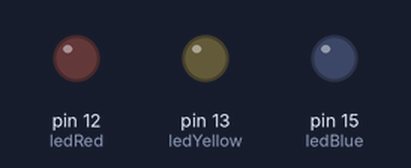
Bench run of a sketch on a simulated Arduino Uno, built with avr-gcc and run on an emulated ATmega328P. Parts: output pins drawn as LEDs (lit = HIGH).

Above: at 0.2 s.
At 2.0 s:
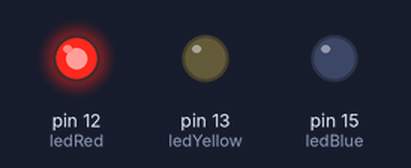
At 5.0 s:
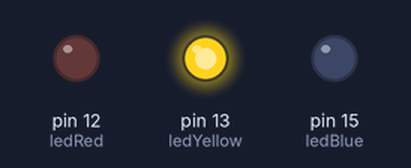
At 8.5 s:
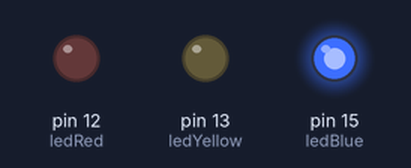
Timing chart, 0 to 14.3 s (numbered marks = the images above):
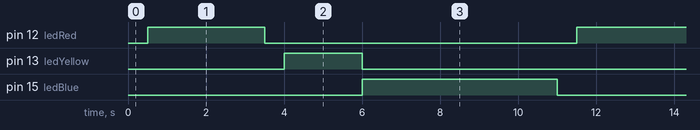

Measured:
- by itself, pin 12 (ledRed): alternates HIGH for 3.0 s and LOW for 8.0 s
- by itself, pin 13 (ledYellow): alternates HIGH for 2.0 s and LOW for 9.0 s
- by itself, pin 15 (ledBlue): alternates HIGH for 5.0 s and LOW for 6.0 s

The sketch:

traffic_light.ino
```cpp
int ledRed = 12;
int ledYellow = 13;
int ledBlue = 15;

void setup() {
  // put your setup code here, to run once:
  pinMode(ledRed,OUTPUT);
  pinMode(ledYellow,OUTPUT);
  pinMode(ledBlue,OUTPUT);

}

void loop() {
  // put your main code here, to run repeatedly:

  digitalWrite(ledYellow,LOW);
  digitalWrite(ledRed,LOW);
  digitalWrite(ledBlue,LOW);
  delay(500);
  digitalWrite(ledRed,HIGH);
  delay(3000);
  digitalWrite(ledRed,LOW);
  delay(500);
  digitalWrite(ledYellow,HIGH);
  delay(2000);
  digitalWrite(ledYellow,LOW);
  digitalWrite(ledBlue,HIGH);
  delay(5000);

}
```
